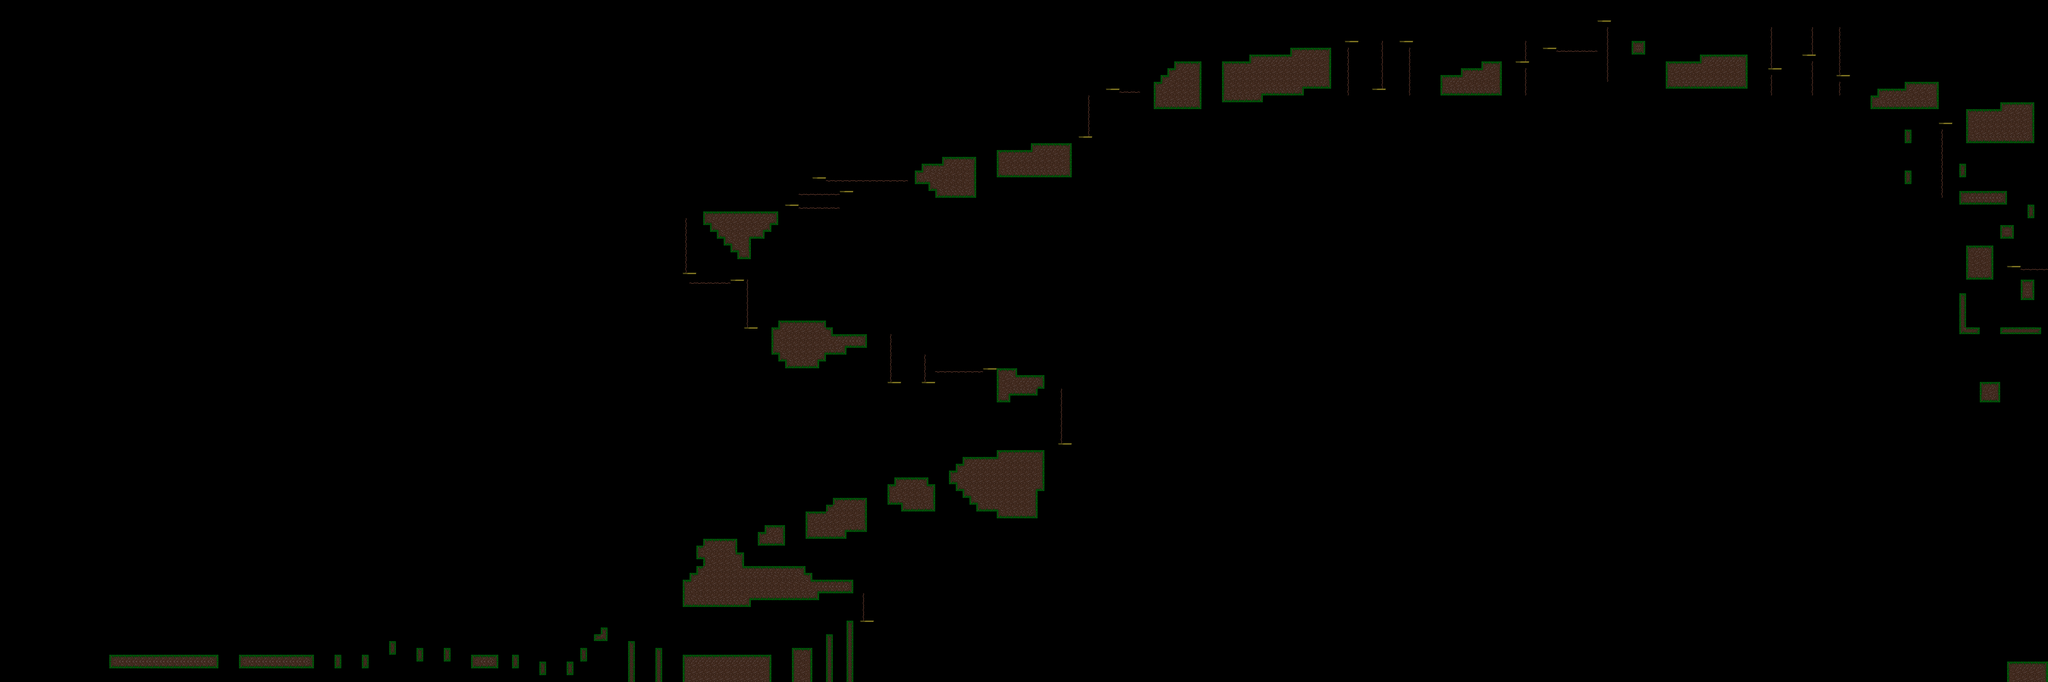

This is a level from a 2D game, rendered from its Tiled map with the project's own tilesets. A one-line summary and the map file follow, with tile-layer data summarised:
An orthogonal 300x100 tile map with 32x32 px tiles, 1 tile layer (SolidGround), 2 tilesets and 132 objects.

<map version="1.10" tiledversion="1.11.2" orientation="orthogonal" renderorder="right-down" width="300" height="100" tilewidth="32" tileheight="32" infinite="0" nextlayerid="4" nextobjectid="146">
 <tileset firstgid="1" source="JungleTileset.tsx" />
 <tileset firstgid="8" source="PlatformSet.tsx" />
 <objectgroup id="2" name="SolidGround">
  <object id="1" x="3201" y="3073" width="412" height="132" />
  <object id="2" x="3712" y="3040" width="94" height="166" />
  <object id="3" x="3872" y="2977" width="33" height="262" />
  <object id="4" x="3969" y="2912" width="31" height="341" />
  <object id="5" x="3520" y="2784" width="319" height="32" />
  <object id="8" x="3808" y="2722" width="191" height="64" />
  <object id="9" x="3776" y="2688" width="32" height="34" />
  <object id="10" x="3488" y="2655" width="287" height="38" />
  <object id="11" x="3201" y="2721" width="317" height="128" />
  <object id="12" x="3455" y="2591" width="33" height="65" />
  <object id="14" x="3234" y="2688" width="32" height="35" />
  <object id="15" x="3267" y="2657" width="29" height="33" />
  <object id="16" x="3298" y="2624" width="30" height="34" />
  <object id="17" x="3265" y="2561" width="32" height="62" />
  <object id="18" x="3296" y="2530" width="159" height="33" />
  <object id="19" x="3424" y="2559" width="31" height="36" />
  <object id="20" x="3554" y="2496" width="126" height="67" />
  <object id="21" x="3585" y="2464" width="95" height="35" />
  <object id="22" x="3778" y="2401" width="285" height="97" />
  <object id="23" x="3778" y="2495" width="188" height="33" />
  <object id="24" x="3873" y="2369" width="189" height="35" />
  <object id="25" x="3905" y="2337" width="158" height="34" />
  <object id="27" x="4162" y="2272" width="221" height="96" />
  <object id="28" x="4193" y="2241" width="157" height="35" />
  <object id="29" x="4226" y="2367" width="157" height="34" />
  <object id="31" x="4674" y="2113" width="220" height="35" />
  <object id="32" x="4514" y="2145" width="161" height="36" />
  <object id="33" x="4481" y="2177" width="33" height="35" />
  <object id="34" x="4449" y="2209" width="33" height="65" />
  <object id="35" x="4482" y="2270" width="31" height="33" />
  <object id="36" x="4513" y="2303" width="31" height="32" />
  <object id="37" x="4546" y="2335" width="31" height="32" />
  <object id="38" x="4577" y="2368" width="94" height="31" />
  <object id="39" x="4675" y="2400" width="187" height="35" />
  <object id="40" x="4832" y="2303" width="32" height="107" />
  <object id="41" x="4865" y="2143" width="29" height="163" />
  <object id="45" x="4674" y="1729" width="93" height="127" />
  <object id="46" x="4675" y="1854" width="62" height="33" />
  <object id="48" x="4768" y="1762" width="127" height="64" />
  <object id="49" x="4768" y="1822" width="91" height="35" />
  <object id="50" x="3651" y="1505" width="220" height="190" />
  <object id="51" x="3618" y="1538" width="33" height="123" />
  <object id="52" x="3682" y="1694" width="156" height="35" />
  <object id="53" x="3874" y="1537" width="31" height="126" />
  <object id="54" x="3907" y="1569" width="158" height="62" />
  <object id="55" x="3908" y="1633" width="60" height="30" />
  <object id="56" x="3298" y="993" width="350" height="63" />
  <object id="57" x="3328" y="1055" width="288" height="34" />
  <object id="58" x="3363" y="1089" width="220" height="30" />
  <object id="59" x="3395" y="1118" width="124" height="32" />
  <object id="60" x="3424" y="1150" width="95" height="34" />
  <object id="61" x="3459" y="1185" width="60" height="29" />
  <object id="62" x="4290" y="803" width="285" height="61" />
  <object id="63" x="4322" y="769" width="252" height="35" />
  <object id="64" x="4417" y="738" width="156" height="190" />
  <object id="65" x="4354" y="865" width="62" height="31" />
  <object id="66" x="4385" y="898" width="31" height="29" />
  <object id="67" x="4674" y="705" width="349" height="126" />
  <object id="68" x="4833" y="672" width="192" height="32" />
  <object id="69" x="5410" y="385" width="220" height="127" />
  <object id="70" x="5442" y="351" width="189" height="37" />
  <object id="71" x="5473" y="319" width="159" height="35" />
  <object id="72" x="5505" y="288" width="128" height="30" />
  <object id="73" x="5730" y="288" width="510" height="127" />
  <object id="74" x="5858" y="255" width="383" height="35" />
  <object id="75" x="6049" y="224" width="191" height="31" />
  <object id="76" x="5729" y="413" width="382" height="35" />
  <object id="77" x="5731" y="447" width="190" height="32" />
  <object id="78" x="6754" y="353" width="285" height="96" />
  <object id="79" x="6850" y="321" width="189" height="30" />
  <object id="81" x="6945" y="288" width="93" height="36" />
  <object id="82" x="7650" y="192" width="60" height="62" />
  <object id="83" x="7810" y="288" width="382" height="129" />
  <object id="84" x="7971" y="256" width="220" height="42" />
  <object id="85" x="8770" y="449" width="317" height="62" />
  <object id="86" x="8929" y="385" width="157" height="64" />
  <object id="87" x="8801" y="416" width="127" height="34" />
  <object id="88" x="9218" y="513" width="317" height="157" />
  <object id="90" x="9378" y="481" width="157" height="33" />
  <object id="91" x="8928" y="608" width="30" height="64" />
  <object id="92" x="9185" y="769" width="31" height="64" />
  <object id="93" x="8930" y="801" width="29" height="61" />
  <object id="94" x="9185" y="897" width="221" height="63" />
  <object id="95" x="9506" y="961" width="30" height="62" />
  <object id="96" x="9377" y="1057" width="61" height="63" />
  <object id="97" x="9217" y="1153" width="126" height="159" />
  <object id="98" x="9473" y="1312" width="62" height="95" />
  <object id="99" x="9183" y="1375" width="34" height="194" />
  <object id="100" x="9217" y="1535" width="62" height="32" />
  <object id="101" x="9377" y="1538" width="191" height="31" />
  <object id="102" x="9281" y="1793" width="94" height="95" />
  <object id="103" x="9409" y="3104" width="192" height="112" />
  <object id="104" x="3073" y="3040" width="31" height="183" />
  <object id="105" x="2946" y="3009" width="29" height="207" />
  <object id="106" x="2785" y="2976" width="62" height="31" />
  <object id="107" x="2817" y="2944" width="29" height="40" />
  <object id="108" x="2722" y="3040" width="29" height="65" />
  <object id="109" x="2658" y="3104" width="29" height="63" />
  <object id="110" x="2208" y="3072" width="127" height="66" />
  <object id="111" x="2400" y="3072" width="31" height="65" />
  <object id="112" x="2529" y="3105" width="31" height="64" />
  <object id="113" x="2080" y="3041" width="32" height="67" />
  <object id="114" x="1954" y="3041" width="30" height="65" />
  <object id="115" x="1825" y="3009" width="29" height="64" />
  <object id="116" x="1569" y="3073" width="31" height="64" />
  <object id="117" x="1698" y="3074" width="28" height="62" />
  <object id="118" x="1121" y="3071" width="351" height="67" />
  <object id="119" x="512" y="3073" width="511" height="64" />
 </objectgroup>
 <objectgroup id="3" name="Moving platforms">
  <object id="120" x="4033" y="2912" width="63" height="15" />
  <object id="121" x="4960" y="2081" width="64" height="12" />
  <object id="122" x="4610" y="1729" width="61" height="12" />
  <object id="123" x="4322" y="1793" width="61" height="13" />
  <object id="124" x="4161" y="1792" width="62" height="11" />
  <object id="125" x="3488" y="1537" width="65" height="13" />
  <object id="126" x="3425" y="1313" width="62" height="14" />
  <object id="127" x="3200" y="1281" width="63" height="15" />
  <object id="128" x="3681" y="960" width="63" height="12" />
  </objectgroup>
 <layer id="1" name="SolidGround" width="300" height="100">
  <data>[30000 cells, 1378 non-empty, 10 distinct tile ids]</data>
 </layer>
</map>
<!-- 15 of 132 objects omitted -->
